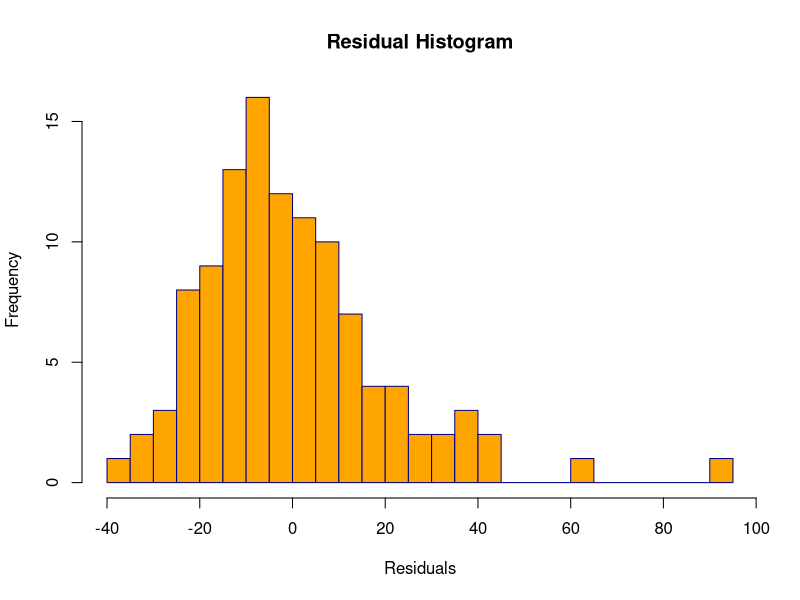
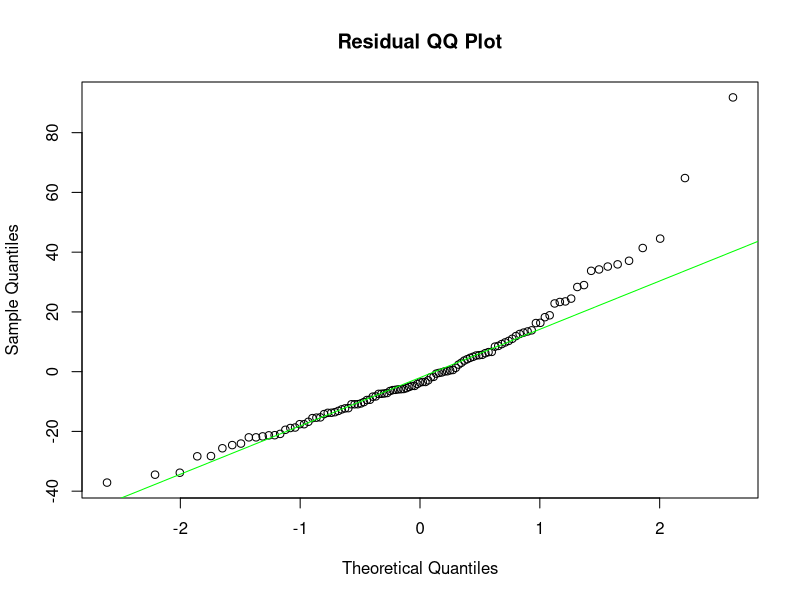
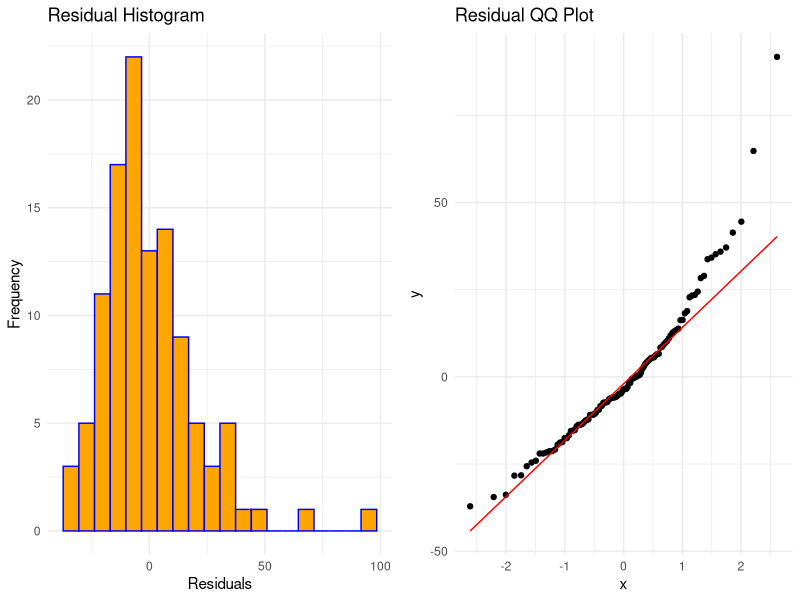
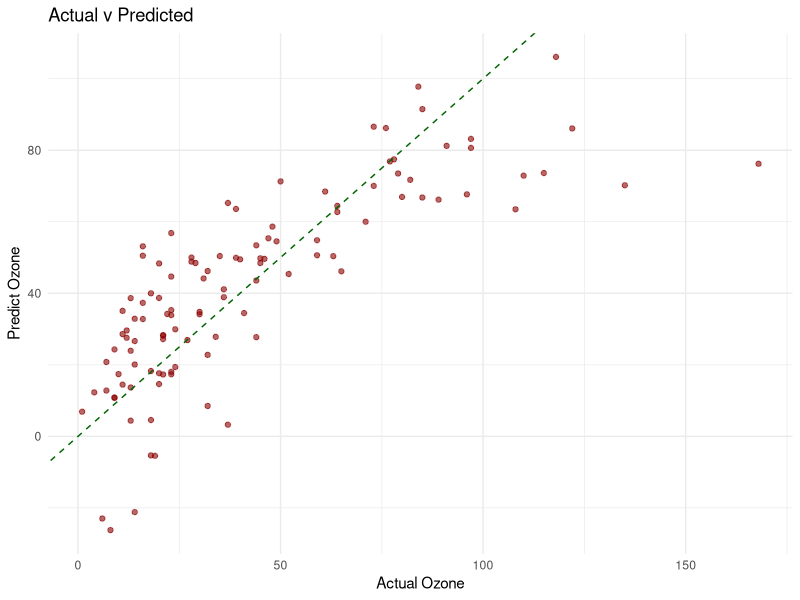

R code for these plots, in order:
## ---- chunk 1
library(tidyr)
library(dplyr)
library(flextable)
library(zoo)
library(broom)
library(ggpubr)
library(ggplot2)
## ---- chunk 2
airquality_condensed <- airquality %>%
     select(Ozone, Temp, Solar.R, Wind)
airquality_condensed <- na.omit(airquality_condensed)

shapiro.test(airquality_condensed$Wind)
## ---- chunk 3
shapiro.test(airquality_condensed$Ozone)
## ---- chunk 4
shapiro.test(airquality_condensed$Temp)
## ---- chunk 5
shapiro.test(airquality_condensed$Solar.R)
## ---- chunk 6
airquality <- airquality %>%
     mutate(Season = case_when(
         Month %in% c(11, 12, 1) ~ "Winter",
         Month %in% c(2, 3, 4) ~ "Spring",
         Month %in% c(5, 6, 7) ~ "Summer",
         Month %in% c(8, 9, 10) ~ "Fall",
         TRUE ~ NA_character_
     ))
airquality <- na.omit(airquality)
## ---- chunk 7
table(airquality$Season)
## ---- chunk 8
library(recipes)
recipe_data <- recipe(Ozone ~ Temp + Solar.R + Wind + Season, data = airquality) %>%
  step_normalize(Temp, Solar.R, Wind) %>%
  step_dummy(Season)
## ---- chunk 9
recipe_data <- recipe_data %>%
  step_impute_mean(Temp, Solar.R, Wind)
recipe_prep <- prep(recipe_data, training = airquality)
recipe_bake <- bake(recipe_prep, new_data = airquality)
## ---- chunk 10
model <- lm(Ozone ~ ., data = airquality)
summary(model)
## ---- chunk 11
augmented_data <- augment(model, data = airquality)
## ---- chunk 12
residuals <- model$residuals
hist(residuals,
     main = "Residual Histogram",
     xlab = "Residuals",
     col = "orange",
     border = "darkblue",
     breaks = 20)
## ---- chunk 13
qqnorm(residuals,
       main = "Residual QQ Plot")
qqline(residuals, col = "green")
## ---- chunk 14
hist_plot <- ggplot(data.frame(residuals), aes(x = residuals)) +
  geom_histogram(bins = 20, fill = "orange", color = "blue") +
  labs(title = "Residual Histogram", x = "Residuals", y = "Frequency") +
  theme_minimal()
## ---- chunk 15
qq_plot <- ggplot(data.frame(residuals), aes(sample = residuals)) +
  geom_qq() +
  geom_qq_line(color = "red") +
  labs(title = "Residual QQ Plot") +
  theme_minimal()
## ---- chunk 16
ggarrange(hist_plot, qq_plot, ncol = 2, nrow = 1)
## ---- chunk 17
predicted_values <- predict(model)
## ---- chunk 18
plot_data <- data.frame(Actual = airquality$Ozone, Predicted = predicted_values)
## ---- chunk 19
scatter_plot <- ggplot(plot_data, aes(x = Actual, y = Predicted)) +
  geom_point(color = "darkred", alpha = 0.6) +
  geom_abline(slope = 1, intercept = 0, color = "darkgreen", linetype = "dashed") +
  labs(title = "Actual v Predicted",
       x = "Actual Ozone",
       y = "Predict Ozone") +
  theme_minimal()
## ---- chunk 20
print(scatter_plot)
